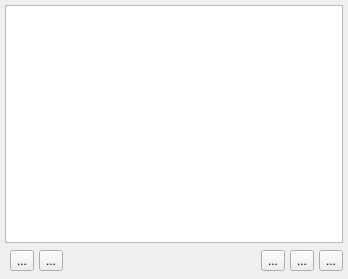
<?xml version="1.0" encoding="UTF-8"?>
<ui version="4.0">
 <class>AttributesToolBase</class>
 <widget class="QWidget" name="AttributesToolBase">
  <property name="geometry">
   <rect>
    <x>0</x>
    <y>0</y>
    <width>348</width>
    <height>279</height>
   </rect>
  </property>
  <property name="windowTitle">
   <string>Element Attributes</string>
  </property>
  <layout class="QGridLayout">
   <property name="margin">
    <number>5</number>
   </property>
   <property name="spacing">
    <number>5</number>
   </property>
   <item row="0" column="0" colspan="7">
    <widget class="QtTableView" name="attributeTableView_">
     <property name="mouseTracking">
      <bool>true</bool>
     </property>
     <property name="focusPolicy">
      <enum>Qt::StrongFocus</enum>
     </property>
    </widget>
   </item>
   <item row="1" column="1">
    <widget class="QToolButton" name="setDefaultValueButton_">
     <property name="toolTip">
      <string>Set Default Value</string>
     </property>
     <property name="text">
      <string>...</string>
     </property>
     <property name="shortcut">
      <string>Ctrl+D</string>
     </property>
    </widget>
   </item>
   <item row="1" column="2">
    <widget class="QToolButton" name="browseButton_">
     <property name="toolTip">
      <string>Browse...</string>
     </property>
     <property name="text">
      <string>...</string>
     </property>
     <property name="shortcut">
      <string>Ctrl+B</string>
     </property>
    </widget>
   </item>
   <item row="1" column="3">
    <spacer>
     <property name="orientation">
      <enum>Qt::Horizontal</enum>
     </property>
     <property name="sizeHint" stdset="0">
      <size>
       <width>171</width>
       <height>26</height>
      </size>
     </property>
    </spacer>
   </item>
   <item row="1" column="5">
    <widget class="QToolButton" name="helpButton_">
     <property name="toolTip">
      <string>Help</string>
     </property>
     <property name="text">
      <string>...</string>
     </property>
    </widget>
   </item>
   <item row="1" column="6">
    <widget class="QToolButton" name="elementHelpButton_">
     <property name="toolTip">
      <string>Help for Current Attribute</string>
     </property>
     <property name="text">
      <string>...</string>
     </property>
    </widget>
   </item>
   <item row="1" column="4">
    <widget class="QToolButton" name="addAttributeButton_">
     <property name="toolTip">
      <string>Add Attribute</string>
     </property>
     <property name="text">
      <string>...</string>
     </property>
     <property name="shortcut">
      <string>Ctrl+A</string>
     </property>
    </widget>
   </item>
  </layout>
 </widget>
 <customwidgets>
  <customwidget>
   <class>QtTableView</class>
   <extends>QTableView</extends>
   <header>structeditor/qt/AttributesWidget.h</header>
  </customwidget>
 </customwidgets>
 <resources/>
 <connections/>
</ui>
